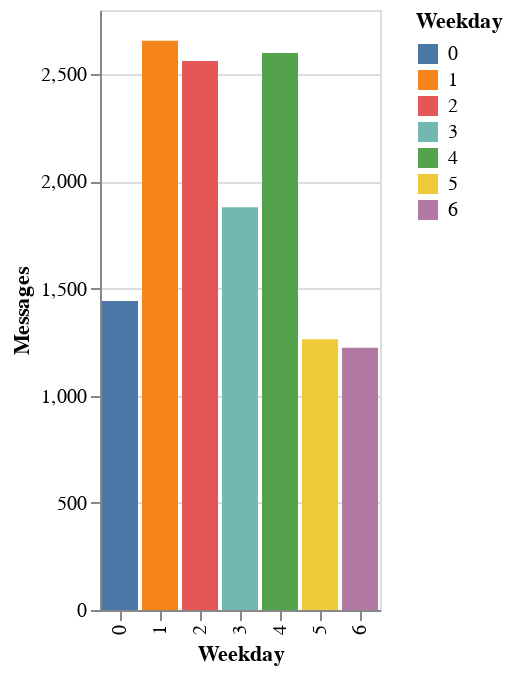

Write notebook code for a chart like this one.
### Code cell
alt.Chart(data_Weekdays_Count).mark_bar().encode(
x='Weekday:N',
y='Messages:Q',
color=alt.condition(selected_area, 'Weekday:N', alt.value('lightgray'))).interactive().add_selection(selected_area)

### Figure 1 — Vega-Lite specification as saved in the notebook (floating-point values rounded to 4 significant figures)
{"config": {"view": {"continuousWidth": 400, "continuousHeight": 300}}, "data": {"name": "data-6a0873498c0ff50272dbbb283b1fc7dd"}, "mark": "bar", "encoding": {"color": {"condition": {"type": "nominal", "field": "Weekday", "selection": "selector005"}, "value": "lightgray"}, "x": {"type": "nominal", "field": "Weekday"}, "y": {"type": "quantitative", "field": "Messages"}}, "selection": {"selector006": {"type": "interval", "bind": "scales", "encodings": ["x", "y"]}, "selector005": {"type": "interval"}}, "$schema": "https://vega.github.io/schema/vega-lite/v4.8.1.json", "datasets": {"data-6a0873498c0ff50272dbbb283b1fc7dd": [{"Messages": 1442, "Weekday": 0}, {"Messages": 2656, "Weekday": 1}, {"Messages": 2562, "Weekday": 2}, {"Messages": 1879, "Weekday": 3}, {"Messages": 2599, "Weekday": 4}, {"Messages": 1264, "Weekday": 5}, {"Messages": 1224, "Weekday": 6}]}}
